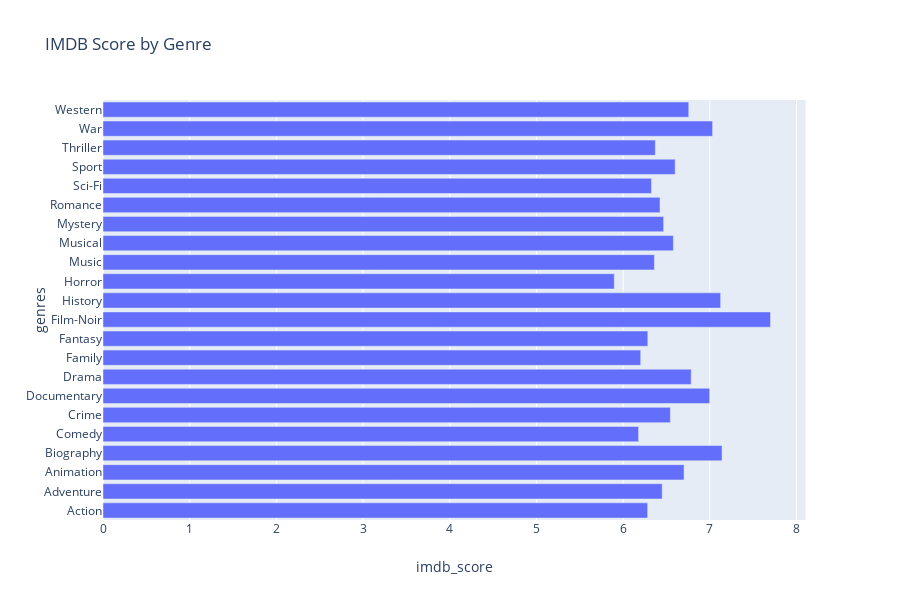

Source (notebook cell):
### Code cell
px.bar(avg_genre, x="imdb_score", y="genres", orientation='h',
             title='IMDB Score by Genre')

### Figure 1 — Plotly figure (JSON) as saved in the notebook; plotly's stock layout.template omitted (floating-point values rounded to 4 significant figures)
{"data": [{"alignmentgroup": "True", "hoverlabel": {"namelength": 0}, "hovertemplate": "imdb_score=%{x}<br>genres=%{y}", "legendgroup": "", "marker": {"color": "#636efa"}, "name": "", "offsetgroup": "", "orientation": "h", "showlegend": false, "textposition": "auto", "type": "bar", "x": [6.283, 6.45, 6.703, 7.141, 6.178, 6.545, 6.998, 6.785, 6.202, 6.285, 7.7, 7.125, 5.897, 6.361, 6.579, 6.467, 6.425, 6.327, 6.6, 6.371, 7.032, 6.757], "xaxis": "x", "y": ["Action", "Adventure", "Animation", "Biography", "Comedy", "Crime", "Documentary", "Drama", "Family", "Fantasy", "Film-Noir", "History", "Horror", "Music", "Musical", "Mystery", "Romance", "Sci-Fi", "Sport", "Thriller", "War", "Western"], "yaxis": "y"}], "layout": {"barmode": "relative", "height": 600, "legend": {"tracegroupgap": 0}, "title": {"text": "IMDB Score by Genre"}, "xaxis": {"anchor": "y", "domain": [0, 0.98], "title": {"text": "imdb_score"}}, "yaxis": {"anchor": "x", "domain": [0, 1], "title": {"text": "genres"}}}}
